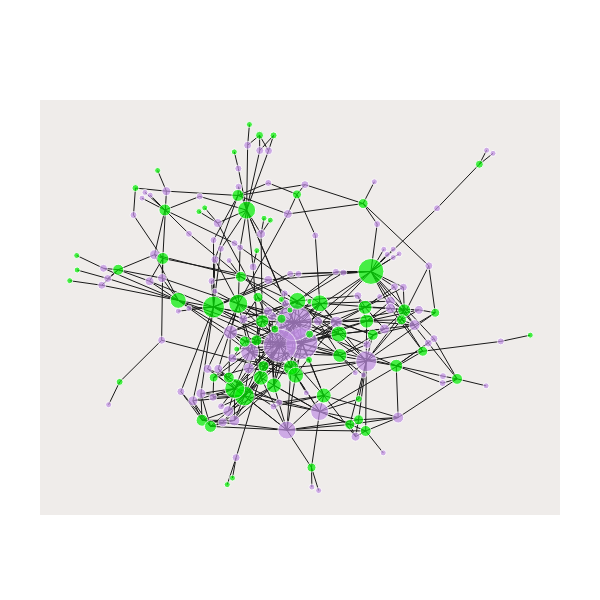

The code cell stored with this chart in its notebook:
### Code cell
from plotly.offline import iplot

iplot(fig)

### Figure 1 — Plotly figure (JSON) as saved in the notebook; plotly's stock layout.template omitted (floating-point values rounded to 4 significant figures; data arrays with more than 128 entries replaced by an {"elided": "..."} marker saying what was removed)
{"data": [{"hoverinfo": "none", "line": {"color": "rgb(25,25,25)", "width": 1}, "mode": "lines", "type": "scatter", "x": {"elided": "1266 float values"}, "y": {"elided": "1266 float values"}}, {"hoverinfo": "text", "marker": {"color": {"elided": "180 str values"}, "size": {"elided": "180 int values"}}, "mode": "markers", "text": {"elided": "180 str values"}, "type": "scatter", "x": {"elided": "180 float values"}, "y": {"elided": "180 float values"}}], "layout": {"autosize": false, "height": 600, "hovermode": "closest", "margin": {"b": 85, "l": 40, "pad": 0, "r": 40, "t": 100}, "plot_bgcolor": "#efecea", "showlegend": false, "width": 600, "xaxis": {"showgrid": false, "showline": false, "showticklabels": false, "title": {"text": ""}, "zeroline": false}, "yaxis": {"showgrid": false, "showline": false, "showticklabels": false, "title": {"text": ""}, "zeroline": false}}}
